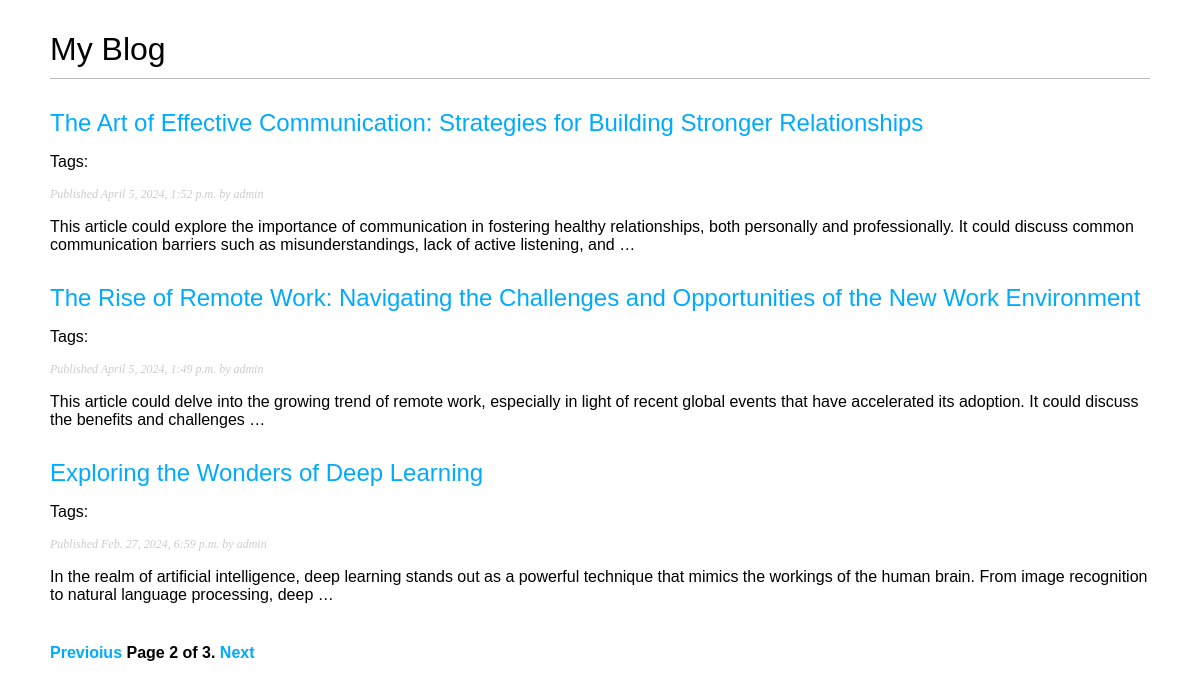
Screenshot of /blog/?page=2 with the database file from the repository.
### blog/models.py (models this page shows, shortened)
class Post(models.Model):
    STATUS_CHOICES = (("draft", "Draft"), ("published", "Published"))
    title = models.CharField(max_length=250)
    slug = models.SlugField(max_length=250, unique_for_date="publish")
    author = models.ForeignKey(
        User,
        on_delete=models.CASCADE,
        related_name="blog_posts",
    )
    body = models.TextField()
    publish = models.DateTimeField(default=timezone.now)
    created = models.DateTimeField(auto_now_add=True)
    updated = models.DateTimeField(auto_now=True)
    status = models.CharField(
        max_length=10,
        choices=STATUS_CHOICES,
        default="draft",
    )
    objects = models.Manager()
    published = PublishedManager()
    tags = TaggableManager()
    class Meta:
        ordering = ("-publish",)
    def get_absolute_url(self):
        return reverse(
            "blog:post_detail",
            args=[self.publish.year, self.publish.month, self.publish.day, self.slug],
        )

### blog/views.py (the view)
# urls.py: path('', views.post_list, name='post_list'),
def post_list(request, tag_slug=None):
    object_list = Post.published.all()
    tag = None
    if tag_slug:
        tag = get_object_or_404(Tag, slug=tag_slug)
        object_list = object_list.filter(tags__in=[tag])
    paginator = Paginator(object_list, 3)  # 3 posts in each page
    page = request.GET.get("page")
    try:
        posts = paginator.page(page)
    except PageNotAnInteger:
        posts = paginator.page(1)
    except EmptyPage:
        posts = paginator.page(paginator.num_pages)
    return render(
        request, "blog/post/list.html", {"page": page, "posts": posts, "tag": tag}
    )

### blog/models.py (called while the page is built)
    def get_queryset(self):
        return super(PublishedManager, self).get_queryset().filter(status="published")

### templates/blog/post/list.html (shortened to what this page needs)
{% extends "blog/base.html" %}
{% block content %}
  <h1>My Blog</h1>
  {% for post in posts %}
    <h2>
      <a href="{{ post.get_absolute_url }}">
        {{ post.title }}
      </a>
    </h2>
    <p class="tags">
      Tags:
    </p>
    <p class="date">
      Published {{ post.publish }} by {{ post.author }}
    </p>
    {{ post.body|truncatewords:30|linebreaks }}
  {% endfor %}
  {% include "blog/pagination.html" with page=posts %}
{% endblock %}

### static/css/blog.css (style rules this page uses)
body { margin: 0; padding: 10px 50px; font-family: helvetica, sans-serif; }
a { color: #00abff; text-decoration: none; }
h1 { font-weight: normal; border-bottom: 1px solid #bbb; padding: 0 0 10px 0; }
h2 { font-weight: normal; margin: 30px 0 0; }
p.date { color: #ccc; font-family: georgia, serif; font-size: 12px; font-style: italic; }

### rows the page displays
Post: title "The Art of Effective Communication: Strategies for Building Stronger Relationships", publish "April 5, 2024, 1:52 p.m.", author "admin", body "This article could explore the importance of communication in fostering healthy relationships, both personally and professionally. It could discuss common communication barriers such as misunderstandings, lack of active listening, and …"
Post: title "The Rise of Remote Work: Navigating the Challenges and Opportunities of the New Work Environment", publish "April 5, 2024, 1:49 p.m.", author "admin", body "This article could delve into the growing trend of remote work, especially in light of recent global events that have accelerated its adoption. It could discuss the benefits and challenges …"
Post: title "Exploring the Wonders of Deep Learning", publish "Feb. 27, 2024, 6:59 p.m.", author "admin", body "In the realm of artificial intelligence, deep learning stands out as a powerful technique that mimics the workings of the human brain. From image recognition to natural language processing, deep …"

### other values shown
{{ page.number }} "2"
{{ page.paginator.num_pages }} "3"
